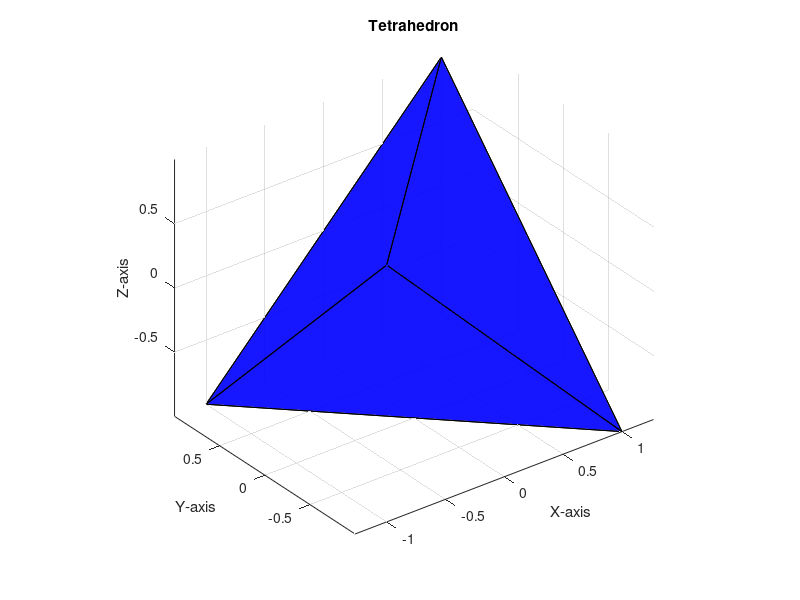
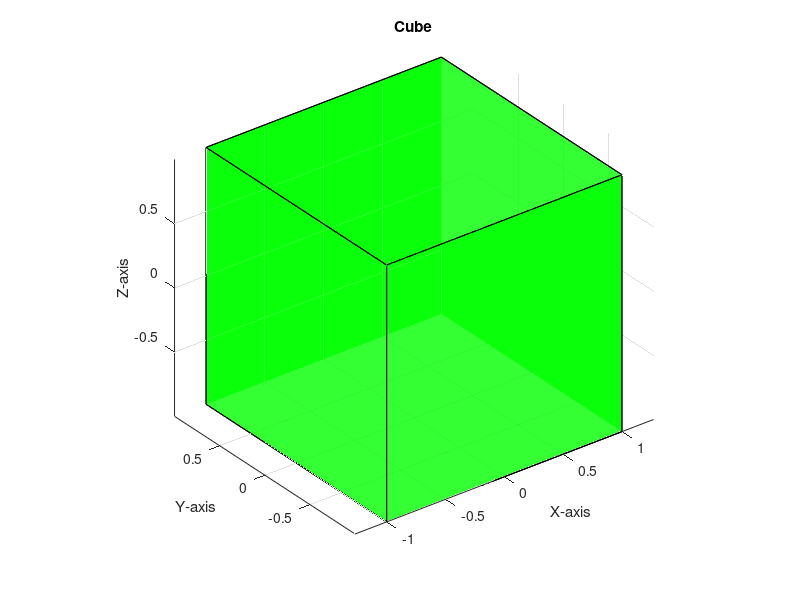
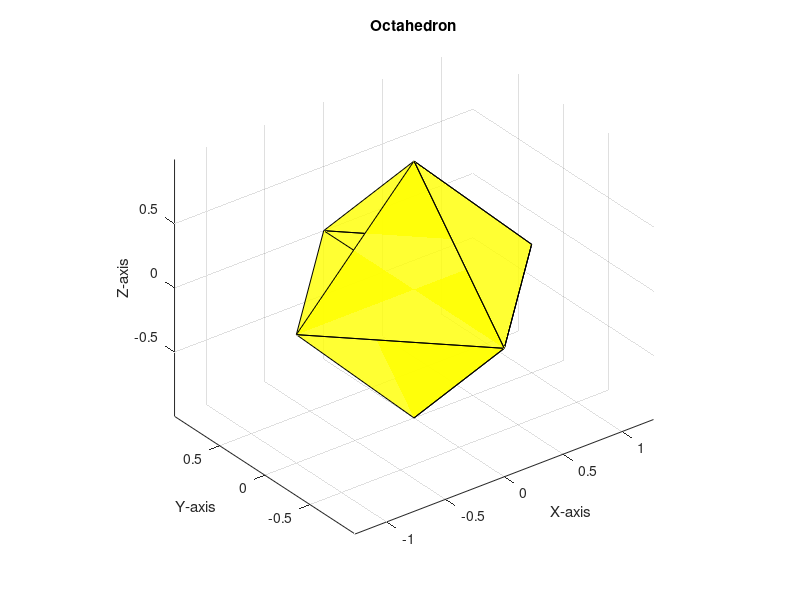
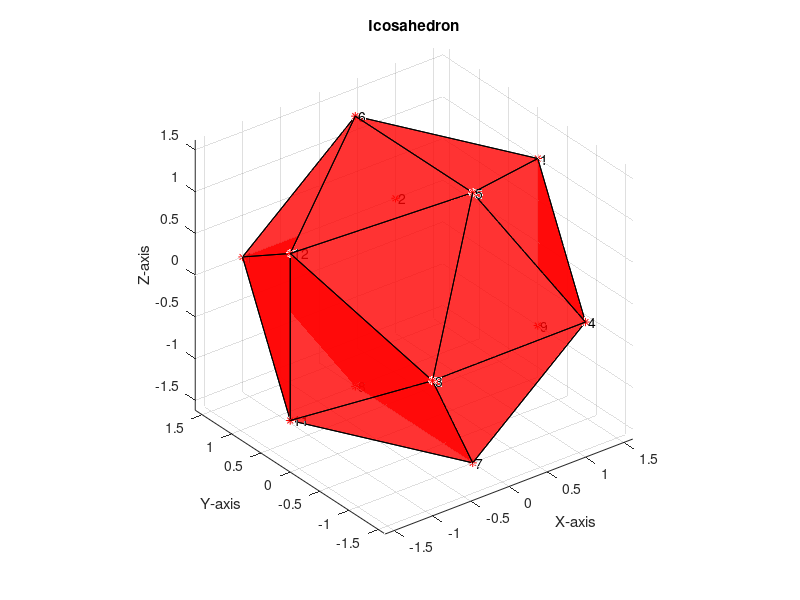

Reproduce these figures in MATLAB, in order.
clc
clear
close all

%TETRAHEDRON
vertex = [[1, 1, 1]; [1, -1, -1]; [-1, 1, -1]; [-1, -1, 1]];
face = [1, 2, 3; 1, 2, 4; 1, 3, 4; 2, 3, 4];

figure;
patch('Vertices', vertex, 'Faces', face, ...
    'FaceColor', 'blue', 'EdgeColor', 'black', 'FaceAlpha', 0.7);

axis equal;
xlabel('X-axis');
ylabel('Y-axis');
zlabel('Z-axis');
title('Tetrahedron');
grid on;
view(3);

%CUBE
vertexCube = [[1, 1, 1]; [-1, 1, 1]; [-1, 1, -1]; [1, 1, -1];
    [1, -1, 1]; [-1, -1, 1]; [-1, -1, -1]; [1, -1, -1]];
faceCube = [1, 2, 3, 4; 1, 2, 6, 5; 1, 4, 8, 5; 5, 6, 7, 8; 
    2, 3, 7, 6; 3, 4, 8, 7];

figure
patch('Vertices', vertexCube, 'Faces', faceCube, ...
    'FaceColor', 'green', 'EdgeColor', 'black', 'FaceAlpha', 0.8)
axis equal;
xlabel('X-axis');
ylabel('Y-axis');
zlabel('Z-axis');
title('Cube');
grid on;
view(3);

%OCTAHEDRON
vertexOcta = [[1, 0, 0]; [-1, 0, 0]; [0, 1, 0]; 
    [0, -1, 0]; [0, 0, 1]; [0, 0, -1]];
faceOcta = [1, 4, 5, 5; 1, 2, 3, 4; 1, 3, 5, 5; 2, 4, 5, 5; 
    1, 4, 6, 6; 1, 3, 6, 6; 2, 4, 6, 6];

figure
patch('Vertices', vertexOcta, 'Faces', faceOcta, ...
    'FaceColor', 'yellow', 'EdgeColor', 'black', 'FaceAlpha', 0.8)
axis equal;
xlabel('X-axis');
ylabel('Y-axis');
zlabel('Z-axis');
title('Octahedron');
grid on;
view(3);

%ICOSAHEDRON
phi = (1 + sqrt(5))./2;
vertexIcosa = [-1,  phi,  0; 1,  phi,  0; -1, -phi,  0; 1, -phi,  0; 
    0, -1,  phi; 0,  1,  phi; 0, -1, -phi; 0,  1, -phi;
    phi,  0, -1; phi,  0,  1; -phi,  0, -1; -phi,  0,  1;];
faceIcosa = [5, 6, 12; 3, 5, 12; 3, 5, 4; 5, 6, 10;
    3, 4, 7; 7, 8, 9; 9, 4, 10; 4, 5, 10;
    4, 7, 9; 2, 9, 10; 2, 8, 9; 1, 2, 8;
    3, 7, 11; 3, 11, 12; 1, 8, 11; 1, 6, 12;
    1, 2, 6; 2, 6, 10; 1, 11, 12; 8, 7, 11];

figure
plot3(vertexIcosa(:, 1), vertexIcosa(:, 2), vertexIcosa(:, 3), 'r*')
for i = 1:12
    text(vertexIcosa(i, 1), vertexIcosa(i, 2), vertexIcosa(i, 3), ...
        [' ', num2str(i)])
end
hold on
patch('Vertices', vertexIcosa, 'Faces', faceIcosa, ...
    'FaceColor', 'red', 'EdgeColor', 'black', 'FaceAlpha', 0.8)
axis equal;
xlabel('X-axis');
ylabel('Y-axis');
zlabel('Z-axis');
title('Icosahedron');
grid on;
view(3);
hold off

%DODECAHEDRON
phi = (1 + sqrt(5)) / 2;

vertices = [
    1, 1, 1;
    1, 1, -1;
    1, -1, 1;
    1, -1, -1;
    -1, 1, 1;
    -1, 1, -1;
    -1, -1, 1;
    -1, -1, -1;
    0, 1/phi, phi;
    0, 1/phi, -phi;
    0, -1/phi, phi;
    0, -1/phi, -phi;
    1/phi, phi, 0;
    1/phi, -phi, 0;
    -1/phi, phi, 0;
    -1/phi, -phi, 0;
    phi, 0, 1/phi;
    phi, 0, -1/phi;
    -phi, 0, 1/phi;
    -phi, 0, -1/phi;
];

faces = [
    16, 14, 3, 11, 7;
    17, 1, 9, 11, 3;
    16, 14, 4, 12, 8;
    14, 3, 17, 18, 4;
    17, 1, 13, 2, 18;
    1, 9, 5, 15, 13;
    9, 11, 7, 19, 5;
    19, 7, 16, 8, 20;
    18, 2, 10, 12, 4;
    13, 15, 6, 10, 2;
    20, 8, 12, 10, 6;
];

figure
plot3(vertices(:, 1), vertices(:, 2), vertices(:, 3), 'r*')
for i = 1:20
    text(vertices(i, 1), vertices(i, 2), vertices(i, 3), ...
        [' ', num2str(i)])
end
patch('Vertices', vertices, 'Faces', faces, 'FaceColor', 'cyan', ...
    'EdgeColor', 'black', 'FaceAlpha', 0.8);
axis equal;
xlabel('X');
ylabel('Y');
zlabel('Z');
title('Dodecahedron');
